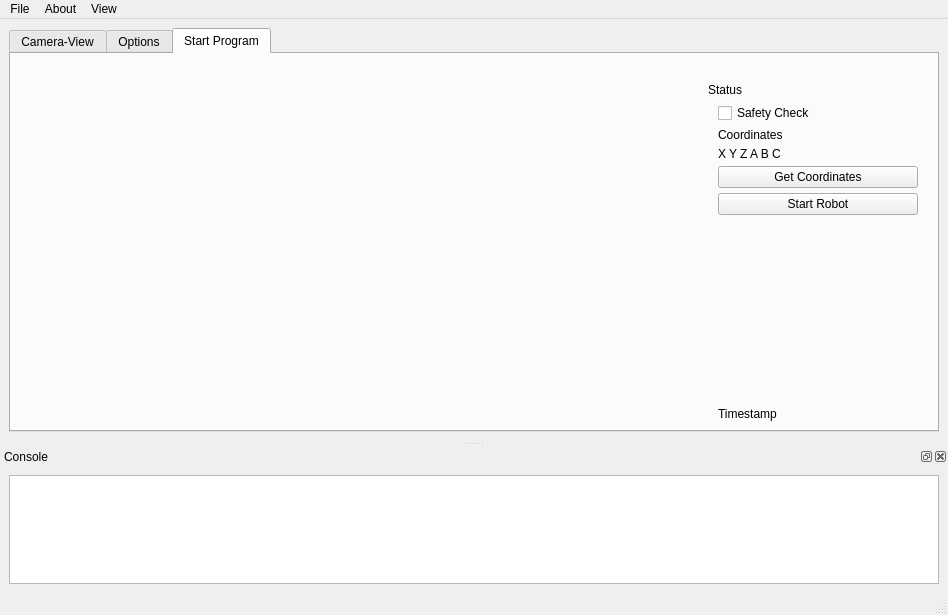
<?xml version="1.0" encoding="UTF-8"?>
<ui version="4.0">
 <class>MainWindow</class>
 <widget class="QMainWindow" name="MainWindow">
  <property name="geometry">
   <rect>
    <x>0</x>
    <y>0</y>
    <width>948</width>
    <height>615</height>
   </rect>
  </property>
  <property name="sizePolicy">
   <sizepolicy hsizetype="Expanding" vsizetype="Expanding">
    <horstretch>0</horstretch>
    <verstretch>0</verstretch>
   </sizepolicy>
  </property>
  <property name="windowTitle">
   <string>KukaVision visual driven grasping</string>
  </property>
  <widget class="QWidget" name="MainMenu">
   <property name="sizePolicy">
    <sizepolicy hsizetype="Expanding" vsizetype="Expanding">
     <horstretch>0</horstretch>
     <verstretch>0</verstretch>
    </sizepolicy>
   </property>
   <layout class="QVBoxLayout" name="verticalLayout_4">
    <item>
     <widget class="QTabWidget" name="tabWidget">
      <property name="sizePolicy">
       <sizepolicy hsizetype="Expanding" vsizetype="Expanding">
        <horstretch>0</horstretch>
        <verstretch>0</verstretch>
       </sizepolicy>
      </property>
      <property name="currentIndex">
       <number>2</number>
      </property>
      <widget class="QWidget" name="CameraView">
       <property name="sizePolicy">
        <sizepolicy hsizetype="Expanding" vsizetype="Expanding">
         <horstretch>0</horstretch>
         <verstretch>0</verstretch>
        </sizepolicy>
       </property>
       <attribute name="title">
        <string>Camera-View</string>
       </attribute>
       <layout class="QGridLayout" name="gridLayout_5">
        <item row="2" column="1">
         <layout class="QVBoxLayout" name="verticalLayout">
          <property name="spacing">
           <number>5</number>
          </property>
          <property name="sizeConstraint">
           <enum>QLayout::SetFixedSize</enum>
          </property>
          <property name="leftMargin">
           <number>10</number>
          </property>
          <property name="rightMargin">
           <number>10</number>
          </property>
          <item>
           <widget class="QCheckBox" name="Coordinates">
            <property name="text">
             <string>Coordinates</string>
            </property>
           </widget>
          </item>
          <item>
           <widget class="QCheckBox" name="Checking">
            <property name="enabled">
             <bool>true</bool>
            </property>
            <property name="minimumSize">
             <size>
              <width>0</width>
              <height>0</height>
             </size>
            </property>
            <property name="text">
             <string>Checking</string>
            </property>
           </widget>
          </item>
          <item>
           <widget class="QCheckBox" name="Outlines">
            <property name="text">
             <string>Outlines</string>
            </property>
           </widget>
          </item>
          <item>
           <widget class="QPushButton" name="StartCameraView">
            <property name="text">
             <string>Start CameraView</string>
            </property>
           </widget>
          </item>
          <item>
           <widget class="QPushButton" name="pushButton_2">
            <property name="text">
             <string>Stopp CameraView</string>
            </property>
           </widget>
          </item>
          <item>
           <widget class="QPushButton" name="SaveImage">
            <property name="sizePolicy">
             <sizepolicy hsizetype="Fixed" vsizetype="Fixed">
              <horstretch>0</horstretch>
              <verstretch>0</verstretch>
             </sizepolicy>
            </property>
            <property name="minimumSize">
             <size>
              <width>200</width>
              <height>0</height>
             </size>
            </property>
            <property name="text">
             <string>Save Image</string>
            </property>
           </widget>
          </item>
          <item>
           <spacer name="verticalSpacer_2">
            <property name="orientation">
             <enum>Qt::Vertical</enum>
            </property>
            <property name="sizeHint" stdset="0">
             <size>
              <width>20</width>
              <height>70</height>
             </size>
            </property>
           </spacer>
          </item>
          <item>
           <widget class="QLabel" name="label">
            <property name="text">
             <string>Timestamp</string>
            </property>
           </widget>
          </item>
         </layout>
        </item>
        <item row="0" column="0">
         <spacer name="horizontalSpacer">
          <property name="orientation">
           <enum>Qt::Horizontal</enum>
          </property>
          <property name="sizeHint" stdset="0">
           <size>
            <width>40</width>
            <height>20</height>
           </size>
          </property>
         </spacer>
        </item>
        <item row="1" column="0" rowspan="2">
         <widget class="QLabel" name="LiveCameraView">
          <property name="sizePolicy">
           <sizepolicy hsizetype="Ignored" vsizetype="Ignored">
            <horstretch>0</horstretch>
            <verstretch>0</verstretch>
           </sizepolicy>
          </property>
          <property name="text">
           <string>&lt;html&gt;&lt;head/&gt;&lt;body&gt;&lt;p&gt;&lt;img src=&quot;:/newPrefix/example.png&quot; width=&quot;1200&quot;/&gt;&lt;/p&gt;&lt;/body&gt;&lt;/html&gt;</string>
          </property>
          <property name="scaledContents">
           <bool>true</bool>
          </property>
          <property name="alignment">
           <set>Qt::AlignLeading|Qt::AlignLeft|Qt::AlignTop</set>
          </property>
         </widget>
        </item>
        <item row="1" column="1">
         <widget class="QLabel" name="CameraViewHeadline">
          <property name="text">
           <string>Filters</string>
          </property>
         </widget>
        </item>
       </layout>
      </widget>
      <widget class="QWidget" name="Options">
       <property name="sizePolicy">
        <sizepolicy hsizetype="Expanding" vsizetype="Expanding">
         <horstretch>0</horstretch>
         <verstretch>0</verstretch>
        </sizepolicy>
       </property>
       <attribute name="title">
        <string>Options</string>
       </attribute>
       <layout class="QGridLayout" name="gridLayout_3">
        <item row="1" column="0">
         <layout class="QFormLayout" name="formLayout">
          <property name="rightMargin">
           <number>10</number>
          </property>
          <item row="0" column="0">
           <widget class="QLabel" name="RobotOptions">
            <property name="text">
             <string>Robot-Options</string>
            </property>
           </widget>
          </item>
          <item row="0" column="1">
           <spacer name="horizontalSpacer_4">
            <property name="orientation">
             <enum>Qt::Horizontal</enum>
            </property>
            <property name="sizeHint" stdset="0">
             <size>
              <width>40</width>
              <height>20</height>
             </size>
            </property>
           </spacer>
          </item>
          <item row="1" column="0">
           <widget class="QLabel" name="IPLabel">
            <property name="text">
             <string>IP</string>
            </property>
           </widget>
          </item>
          <item row="1" column="1">
           <widget class="QLineEdit" name="IP"/>
          </item>
          <item row="2" column="0">
           <widget class="QLabel" name="PortLabel">
            <property name="text">
             <string>Port</string>
            </property>
           </widget>
          </item>
          <item row="2" column="1">
           <widget class="QLineEdit" name="Port"/>
          </item>
          <item row="3" column="0">
           <widget class="QLabel" name="ZOffsetLabel">
            <property name="text">
             <string>Z-Offset</string>
            </property>
           </widget>
          </item>
          <item row="3" column="1">
           <widget class="QLineEdit" name="ZOffset"/>
          </item>
          <item row="4" column="0">
           <widget class="QLabel" name="ZOffsetFinalLabel">
            <property name="text">
             <string>Z-Offset Final</string>
            </property>
           </widget>
          </item>
          <item row="4" column="1">
           <widget class="QLineEdit" name="ZOffsetFinal"/>
          </item>
         </layout>
        </item>
        <item row="2" column="0">
         <layout class="QFormLayout" name="CameraOptions">
          <property name="topMargin">
           <number>20</number>
          </property>
          <property name="rightMargin">
           <number>10</number>
          </property>
          <item row="0" column="0">
           <widget class="QLabel" name="CameraOptionsLabel">
            <property name="text">
             <string>Camera-Options</string>
            </property>
           </widget>
          </item>
          <item row="0" column="1">
           <spacer name="horizontalSpacer_5">
            <property name="orientation">
             <enum>Qt::Horizontal</enum>
            </property>
            <property name="sizeHint" stdset="0">
             <size>
              <width>40</width>
              <height>20</height>
             </size>
            </property>
           </spacer>
          </item>
          <item row="1" column="0">
           <widget class="QLabel" name="CameraIPLabel">
            <property name="text">
             <string>IP</string>
            </property>
           </widget>
          </item>
          <item row="1" column="1">
           <widget class="QLineEdit" name="CameraIP"/>
          </item>
          <item row="2" column="0">
           <widget class="QLabel" name="ExposureLabel">
            <property name="text">
             <string>Exposure</string>
            </property>
           </widget>
          </item>
          <item row="2" column="1">
           <widget class="QLineEdit" name="Exposure"/>
          </item>
          <item row="3" column="0">
           <widget class="QLabel" name="FPSLiveViewLabel">
            <property name="text">
             <string>FPS for Live-View</string>
            </property>
           </widget>
          </item>
          <item row="3" column="1">
           <widget class="QLineEdit" name="FPSLiveView"/>
          </item>
          <item row="6" column="0">
           <widget class="QLabel" name="label_15">
            <property name="text">
             <string/>
            </property>
           </widget>
          </item>
          <item row="6" column="1">
           <widget class="QCheckBox" name="TriggerOn">
            <property name="text">
             <string>Flip Image </string>
            </property>
           </widget>
          </item>
          <item row="7" column="0">
           <spacer name="verticalSpacer">
            <property name="orientation">
             <enum>Qt::Vertical</enum>
            </property>
            <property name="sizeHint" stdset="0">
             <size>
              <width>20</width>
              <height>40</height>
             </size>
            </property>
           </spacer>
          </item>
          <item row="4" column="0">
           <widget class="QLabel" name="BiningLabel">
            <property name="text">
             <string>Bining</string>
            </property>
           </widget>
          </item>
          <item row="5" column="0">
           <widget class="QLabel" name="label_2">
            <property name="text">
             <string>Gain</string>
            </property>
           </widget>
          </item>
          <item row="4" column="1">
           <widget class="QLineEdit" name="BiningValue"/>
          </item>
          <item row="5" column="1">
           <widget class="QLineEdit" name="GainValue"/>
          </item>
         </layout>
        </item>
        <item row="2" column="1">
         <layout class="QGridLayout" name="gridLayout_2">
          <property name="leftMargin">
           <number>10</number>
          </property>
          <property name="topMargin">
           <number>20</number>
          </property>
          <property name="rightMargin">
           <number>10</number>
          </property>
          <item row="1" column="0" colspan="2">
           <widget class="QLabel" name="FindCameraLabel">
            <property name="text">
             <string>Find the IP and Port of Cameras in the network</string>
            </property>
            <property name="wordWrap">
             <bool>true</bool>
            </property>
           </widget>
          </item>
          <item row="6" column="1">
           <spacer name="verticalSpacer_5">
            <property name="orientation">
             <enum>Qt::Vertical</enum>
            </property>
            <property name="sizeHint" stdset="0">
             <size>
              <width>20</width>
              <height>40</height>
             </size>
            </property>
           </spacer>
          </item>
          <item row="2" column="0" colspan="2">
           <widget class="Line" name="line">
            <property name="orientation">
             <enum>Qt::Horizontal</enum>
            </property>
           </widget>
          </item>
          <item row="4" column="0">
           <widget class="QLineEdit" name="DataSavePath"/>
          </item>
          <item row="0" column="0">
           <widget class="QPushButton" name="FindCamera">
            <property name="sizePolicy">
             <sizepolicy hsizetype="Fixed" vsizetype="Fixed">
              <horstretch>0</horstretch>
              <verstretch>0</verstretch>
             </sizepolicy>
            </property>
            <property name="minimumSize">
             <size>
              <width>200</width>
              <height>0</height>
             </size>
            </property>
            <property name="text">
             <string>Find Camera</string>
            </property>
           </widget>
          </item>
          <item row="6" column="0">
           <widget class="QPushButton" name="OpenConsoleButton">
            <property name="sizePolicy">
             <sizepolicy hsizetype="Fixed" vsizetype="Fixed">
              <horstretch>0</horstretch>
              <verstretch>0</verstretch>
             </sizepolicy>
            </property>
            <property name="minimumSize">
             <size>
              <width>200</width>
              <height>0</height>
             </size>
            </property>
            <property name="text">
             <string>Open Console</string>
            </property>
           </widget>
          </item>
          <item row="4" column="1">
           <widget class="QPushButton" name="FolderDialogButton">
            <property name="text">
             <string>Folder</string>
            </property>
           </widget>
          </item>
          <item row="3" column="0">
           <widget class="QLabel" name="DataSavePathLabel">
            <property name="text">
             <string>Imagedata save path</string>
            </property>
           </widget>
          </item>
          <item row="5" column="0">
           <spacer name="verticalSpacer_4">
            <property name="orientation">
             <enum>Qt::Vertical</enum>
            </property>
            <property name="sizeHint" stdset="0">
             <size>
              <width>20</width>
              <height>40</height>
             </size>
            </property>
           </spacer>
          </item>
         </layout>
        </item>
        <item row="0" column="1" rowspan="2">
         <layout class="QGridLayout" name="gridLayout">
          <item row="2" column="1">
           <widget class="QLabel" name="YminLabel">
            <property name="text">
             <string>Y min</string>
            </property>
           </widget>
          </item>
          <item row="3" column="2">
           <widget class="QLineEdit" name="ZminValue"/>
          </item>
          <item row="2" column="3">
           <widget class="QLabel" name="YmaxLabel">
            <property name="text">
             <string>Y max</string>
            </property>
           </widget>
          </item>
          <item row="0" column="1">
           <widget class="QLabel" name="WorkingAreaLabel">
            <property name="text">
             <string>Working-Area</string>
            </property>
           </widget>
          </item>
          <item row="1" column="2">
           <widget class="QLineEdit" name="XminValue"/>
          </item>
          <item row="2" column="2">
           <widget class="QLineEdit" name="YminValue"/>
          </item>
          <item row="1" column="1">
           <widget class="QLabel" name="XminLabel">
            <property name="text">
             <string>X min</string>
            </property>
           </widget>
          </item>
          <item row="3" column="1">
           <widget class="QLabel" name="ZminLabel">
            <property name="text">
             <string>Z min</string>
            </property>
           </widget>
          </item>
          <item row="3" column="3">
           <widget class="QLabel" name="ZmaxLabel">
            <property name="text">
             <string>Z max</string>
            </property>
           </widget>
          </item>
          <item row="1" column="3">
           <widget class="QLabel" name="XmaxLabel">
            <property name="text">
             <string>X max</string>
            </property>
           </widget>
          </item>
          <item row="1" column="4">
           <widget class="QLineEdit" name="XmaxValue"/>
          </item>
          <item row="2" column="4">
           <widget class="QLineEdit" name="YmaxValue"/>
          </item>
          <item row="3" column="4">
           <widget class="QLineEdit" name="ZmaxValue"/>
          </item>
         </layout>
        </item>
       </layout>
      </widget>
      <widget class="QWidget" name="Start_Program">
       <property name="sizePolicy">
        <sizepolicy hsizetype="Expanding" vsizetype="Expanding">
         <horstretch>0</horstretch>
         <verstretch>0</verstretch>
        </sizepolicy>
       </property>
       <attribute name="title">
        <string>Start Program</string>
       </attribute>
       <layout class="QGridLayout" name="gridLayout_4">
        <item row="1" column="1">
         <widget class="QLabel" name="StartProgramHeadline">
          <property name="text">
           <string>Status</string>
          </property>
         </widget>
        </item>
        <item row="2" column="1">
         <layout class="QVBoxLayout" name="verticalLayout_2">
          <property name="spacing">
           <number>5</number>
          </property>
          <property name="sizeConstraint">
           <enum>QLayout::SetDefaultConstraint</enum>
          </property>
          <property name="leftMargin">
           <number>10</number>
          </property>
          <property name="rightMargin">
           <number>10</number>
          </property>
          <item>
           <widget class="QCheckBox" name="SafetyCheck">
            <property name="enabled">
             <bool>true</bool>
            </property>
            <property name="text">
             <string>Safety Check</string>
            </property>
           </widget>
          </item>
          <item>
           <widget class="QLabel" name="CoordinateLabel">
            <property name="text">
             <string>Coordinates</string>
            </property>
           </widget>
          </item>
          <item>
           <widget class="QLabel" name="CoordinateShowLabel">
            <property name="text">
             <string>X Y Z A B C</string>
            </property>
           </widget>
          </item>
          <item>
           <widget class="QPushButton" name="GetCoordinates">
            <property name="text">
             <string>Get Coordinates</string>
            </property>
           </widget>
          </item>
          <item>
           <widget class="QPushButton" name="StartRobot">
            <property name="sizePolicy">
             <sizepolicy hsizetype="Fixed" vsizetype="Fixed">
              <horstretch>0</horstretch>
              <verstretch>0</verstretch>
             </sizepolicy>
            </property>
            <property name="minimumSize">
             <size>
              <width>200</width>
              <height>0</height>
             </size>
            </property>
            <property name="text">
             <string>Start Robot</string>
            </property>
           </widget>
          </item>
          <item>
           <spacer name="verticalSpacer_3">
            <property name="orientation">
             <enum>Qt::Vertical</enum>
            </property>
            <property name="sizeHint" stdset="0">
             <size>
              <width>20</width>
              <height>70</height>
             </size>
            </property>
           </spacer>
          </item>
          <item>
           <widget class="QLabel" name="TimestampLabelProgram">
            <property name="text">
             <string>Timestamp</string>
            </property>
           </widget>
          </item>
         </layout>
        </item>
        <item row="0" column="0">
         <spacer name="horizontalSpacer_2">
          <property name="orientation">
           <enum>Qt::Horizontal</enum>
          </property>
          <property name="sizeHint" stdset="0">
           <size>
            <width>40</width>
            <height>20</height>
           </size>
          </property>
         </spacer>
        </item>
        <item row="1" column="0" rowspan="2">
         <widget class="QLabel" name="ProgramImage">
          <property name="sizePolicy">
           <sizepolicy hsizetype="Ignored" vsizetype="Ignored">
            <horstretch>0</horstretch>
            <verstretch>0</verstretch>
           </sizepolicy>
          </property>
          <property name="text">
           <string>&lt;html&gt;&lt;head/&gt;&lt;body&gt;&lt;p&gt;&lt;img src=&quot;example.png&quot; width=&quot;1200&quot; /&gt;&lt;/p&gt;&lt;/body&gt;&lt;/html&gt;</string>
          </property>
          <property name="scaledContents">
           <bool>true</bool>
          </property>
          <property name="alignment">
           <set>Qt::AlignLeading|Qt::AlignLeft|Qt::AlignTop</set>
          </property>
         </widget>
        </item>
       </layout>
      </widget>
     </widget>
    </item>
   </layout>
  </widget>
  <widget class="QMenuBar" name="menubar">
   <property name="geometry">
    <rect>
     <x>0</x>
     <y>0</y>
     <width>948</width>
     <height>22</height>
    </rect>
   </property>
   <widget class="QMenu" name="menuFile">
    <property name="title">
     <string>File</string>
    </property>
    <addaction name="separator"/>
    <addaction name="actionSave_Image_as"/>
    <addaction name="separator"/>
    <addaction name="actionExit"/>
   </widget>
   <widget class="QMenu" name="menuAbout">
    <property name="title">
     <string>About</string>
    </property>
    <addaction name="actionProject_Infos"/>
   </widget>
   <widget class="QMenu" name="menuView">
    <property name="title">
     <string>View</string>
    </property>
    <addaction name="actionOpen_Console"/>
   </widget>
   <addaction name="menuFile"/>
   <addaction name="menuAbout"/>
   <addaction name="menuView"/>
  </widget>
  <widget class="QStatusBar" name="statusbar"/>
  <widget class="QDockWidget" name="ConsoleWindow">
   <property name="enabled">
    <bool>true</bool>
   </property>
   <property name="windowTitle">
    <string>Console</string>
   </property>
   <attribute name="dockWidgetArea">
    <number>8</number>
   </attribute>
   <widget class="QWidget" name="dockWidgetContents_2">
    <layout class="QGridLayout" name="gridLayout_6">
     <item row="0" column="0">
      <widget class="QTextBrowser" name="InfoConsole"/>
     </item>
    </layout>
   </widget>
  </widget>
  <action name="actionSave_Image_as">
   <property name="text">
    <string>Save Image as</string>
   </property>
  </action>
  <action name="actionExit">
   <property name="text">
    <string>Exit</string>
   </property>
  </action>
  <action name="actionProject_Infos">
   <property name="text">
    <string>Project-Infos</string>
   </property>
  </action>
  <action name="actionOpen_Console">
   <property name="text">
    <string>Open Console</string>
   </property>
  </action>
 </widget>
 <resources>
  <include location="../GuiPOC/UI_Image.png"/>
 </resources>
 <connections>
  <connection>
   <sender>OpenConsoleButton</sender>
   <signal>clicked()</signal>
   <receiver>ConsoleWindow</receiver>
   <slot>show()</slot>
   <hints>
    <hint type="sourcelabel">
     <x>645</x>
     <y>501</y>
    </hint>
    <hint type="destinationlabel">
     <x>532</x>
     <y>626</y>
    </hint>
   </hints>
  </connection>
  <connection>
   <sender>actionOpen_Console</sender>
   <signal>triggered()</signal>
   <receiver>ConsoleWindow</receiver>
   <slot>show()</slot>
   <hints>
    <hint type="sourcelabel">
     <x>-1</x>
     <y>-1</y>
    </hint>
    <hint type="destinationlabel">
     <x>473</x>
     <y>539</y>
    </hint>
   </hints>
  </connection>
  <connection>
   <sender>actionExit</sender>
   <signal>triggered()</signal>
   <receiver>MainWindow</receiver>
   <slot>close()</slot>
   <hints>
    <hint type="sourcelabel">
     <x>-1</x>
     <y>-1</y>
    </hint>
    <hint type="destinationlabel">
     <x>473</x>
     <y>307</y>
    </hint>
   </hints>
  </connection>
 </connections>
</ui>
